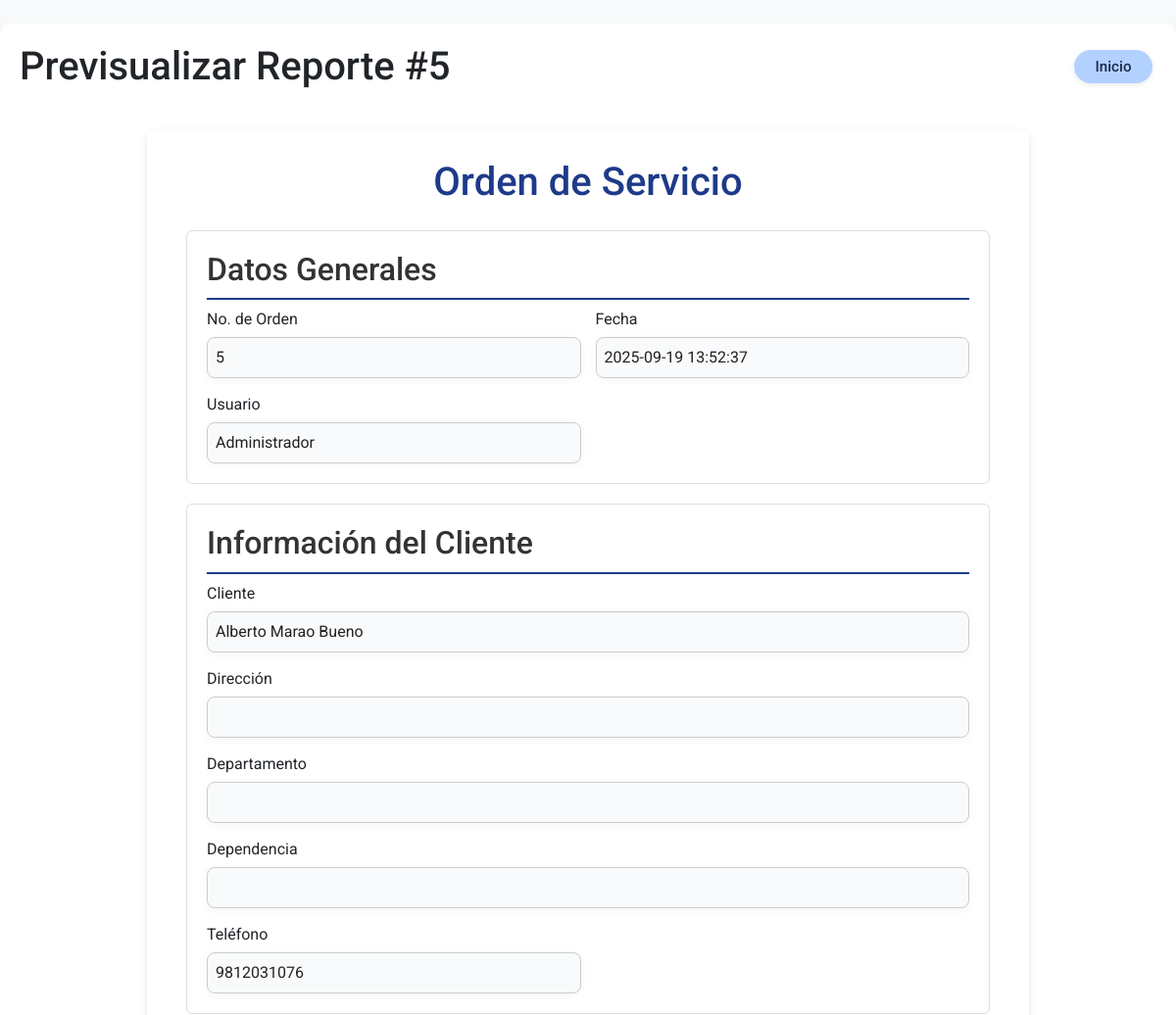
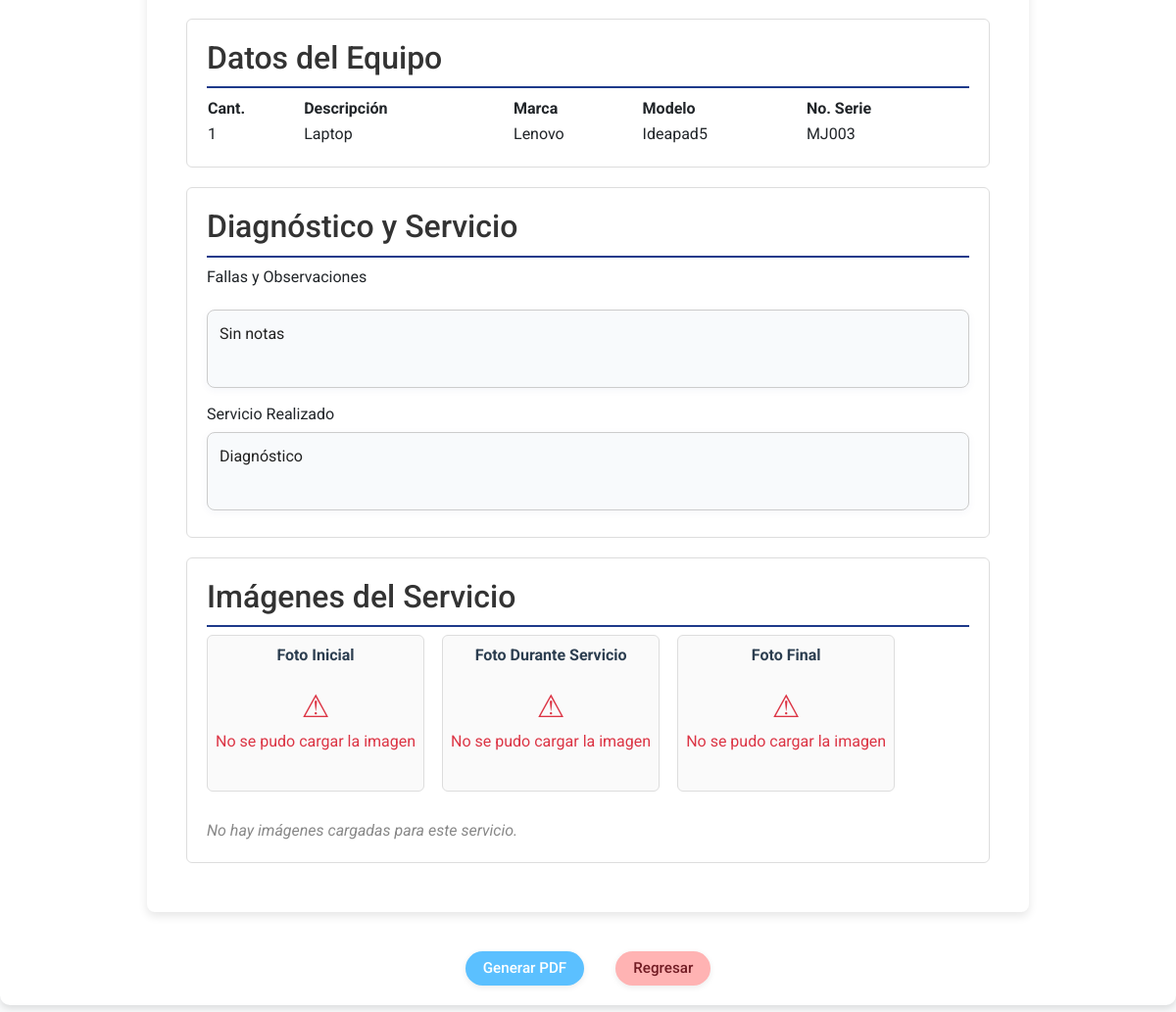
The page /impresion/reporte/5 (signed in) on the database its author committed (2 pictures, top to bottom).
### tables this page shows
CREATE TABLE servicios (
                    id INTEGER PRIMARY KEY AUTOINCREMENT,
                    nombre TEXT NOT NULL,
                    primer_apellido TEXT NOT NULL,
                    segundo_apellido TEXT NOT NULL,
                    telefono TEXT NOT NULL,
                    tipo_equipo TEXT NOT NULL,
                    marca TEXT NOT NULL,
                    modelo TEXT NOT NULL,
                    serie TEXT,
                    servicio TEXT,
                    accesorios TEXT,
                    estado TEXT DEFAULT 'En diagnóstico',
                    notas TEXT,
                    foto_inicial TEXT,
                    foto_servicio TEXT,
                    foto_final TEXT,
                    fecha_registro TEXT,
                    fecha_entrega TEXT,
                    tecnico_actual TEXT
                );

### modules/impresion/routes.py (the view, shortened to what this page needs)
@impresion_bp.route('/reporte/<int:id>', methods=['GET', 'POST'])
@login_required
def reporte(id):
    def create_pdf(data):
        buffer = io.BytesIO()
        WIDTH, HEIGHT = letter
        HEADER_BLUE = colors.HexColor('#1E3A8A')
        GRAY_BG = colors.HexColor('#E5E7EB')
        p = canvas.Canvas(buffer, pagesize=letter)
        logo_path = os.path.join('static', 'images', 'logo.png')
        if os.path.exists(logo_path):
            p.drawImage(logo_path, WIDTH - 4.5*cm, HEIGHT - 2.5*cm, width=4*cm, height=2*cm, preserveAspectRatio=True, mask='auto')
        p.setFont('Helvetica', 8)
        p.drawString(1.5*cm, HEIGHT - 1*cm, data.get('membrete_nombre', 'MEX GROUP'))
        p.drawString(1.5*cm, HEIGHT - 1.4*cm, data.get('membrete_rfc', 'R.F.C MEL760421RH2   CURP: MEL760421HCCXNN03'))
        p.drawString(1.5*cm, HEIGHT - 1.8*cm, f"CEL: {data.get('celular', '9811310163')}   OFICINA: {data.get('membrete_telefono', '9811441303')}")
        p.drawString(1.5*cm, HEIGHT - 2.2*cm, data.get('membrete_direccion', 'CALLE 23 No 78 COL. PABLO GARCIA C.P. 24080'))
        p.drawString(1.5*cm, HEIGHT - 2.6*cm, data.get('membrete_ciudad', 'SAN FRANCISCO DE CAMPECHE, CAMP.'))
        p.setStrokeColor(HEADER_BLUE)
        p.setLineWidth(2)
        p.line(1.5*cm, HEIGHT - 3.2*cm, WIDTH - 1.5*cm, HEIGHT - 3.2*cm)
        p.setLineWidth(0.5)
        p.setStrokeColor(colors.black)
        p.setFont('Helvetica', 10)
        y_pos = HEIGHT - 5*cm
        p.drawString(WIDTH - 6*cm, y_pos + 0.6*cm, f"Fecha: {data.get('fecha', '')}")
        p.drawString(1.5*cm, y_pos, f"CLIENTE: {data.get('cliente', '')}")
        y_pos -= 1*cm
        p.drawString(1.5*cm, y_pos, f"DIRECCION: {data.get('direccion', '')}")
        y_pos -= 1*cm
        p.drawString(1.5*cm, y_pos, f"DEPARTAMENTO: {data.get('departamento', '')}")
        y_pos -= 1*cm
        p.drawString(1.5*cm, y_pos, f"DEPENDENCIA: {data.get('dependencia', '')}")
        y_pos -= 1*cm
        p.drawString(1.5*cm, y_pos, f"TEL: {data.get('tel', '')}")
        y_pos -= 1.5*cm
        p.setFillColor(HEADER_BLUE)
        p.rect(1.5*cm, y_pos, WIDTH - 3*cm, 0.8*cm, fill=1, stroke=0)
        p.setFillColor(colors.white)
        p.setFont('Helvetica-Bold', 10)
        p.drawCentredString(WIDTH / 2, y_pos + 0.3*cm, "DATOS DEL EQUIPO")
        y_pos -= 0.6*cm
        p.setFillColor(colors.black)
        p.setFont('Helvetica-Bold', 9)
        p.drawCentredString(2.5*cm, y_pos, "Cant.")
        p.drawCentredString(6*cm, y_pos, "Descripción")
        p.drawCentredString(10.5*cm, y_pos, "Marca")
        p.drawCentredString(14*cm, y_pos, "Modelo")
        p.drawCentredString(18*cm, y_pos, "No. De Serie")
        p.setFont('Helvetica', 9)
        y_pos -= 0.1*cm
        max_items = 1
        for i in range(max_items):
            y_pos -= 0.6*cm
            p.drawCentredString(2.5*cm, y_pos + 0.2*cm, data.get('eq_cant', '1'))
            p.drawString(4*cm, y_pos + 0.2*cm, data.get('eq_desc', ''))
            p.drawCentredString(10.5*cm, y_pos + 0.2*cm, data.get('eq_marca', ''))
            p.drawCentredString(14*cm, y_pos + 0.2*cm, data.get('eq_modelo', ''))
            p.drawCentredString(18*cm, y_pos + 0.2*cm, data.get('eq_serie', ''))
        y_pos -= 0.5*cm
        styles = getSampleStyleSheet()
        styleN = styles['Normal']
        styleN.fontSize = 9
        styleN.leading = 12
        def draw_section(x, y, width, height, title, content_text):
            p.setFont('Helvetica-Bold', 10)
            p.drawCentredString(x + width/2, y + height, title)
            p_content_height = 0
            if content_text:
                p_content = Paragraph(content_text.replace('\n', '<br/>'), styleN)
                w, p_content_height = p_content.wrapOn(p, width - 0.4*cm, height - 0.4*cm)
                p_content.drawOn(p, x + 0.2*cm, y + height - p_content_height - 0.2*cm)
            return y - (p_content_height + 0.5*cm)
        y_pos = draw_section(1.2*cm, y_pos - 3*cm, WIDTH - 3*cm, 3*cm, "FALLAS Y OBSERVACIONES", data.get('fallas', ''))
        y_pos = draw_section(1.2*cm, y_pos - 1*cm, WIDTH - 3*cm, 3*cm, "SERVICIO REALIZADO", data.get('servicio', ''))
        p.setFont('Helvetica-Bold', 10)
        p.drawCentredString(WIDTH / 2, y_pos, "IMÁGENES DEL SERVICIO")
        y_pos -= 0.2*cm
        image_data = [
            ("Foto Inicial", data.get('foto_inicial')),
            ("Foto de Servicio", data.get('foto_servicio')),
            ("Foto Final", data.get('foto_final'))
        ]
        valid_images = [(label, path) for label, path in image_data if path and os.path.exists(path)]
        if valid_images:
            num_images = len(valid_images)
            total_spacing = (num_images - 1) * 0.2*cm
            img_width = (WIDTH - 3.5*cm - total_spacing) / num_images
            img_height = img_width * (3/4) # Proporción 4:3
            x_start = 2*cm
            y_pos -= img_height
            for i, (label, img_path) in enumerate(valid_images):
                current_x = x_start + i * (img_width + 0.2*cm)
                p.drawImage(img_path, current_x, y_pos, width=img_width, height=img_height, preserveAspectRatio=True, mask='auto')
                p.setFont('Helvetica', 7)
                p.drawCentredString(current_x + img_width/2, y_pos - 0.4*cm, label)
        else:
            p.setFont('Helvetica', 9)
            p.drawCentredString(WIDTH / 2, y_pos - 0.5*cm, "No hay imágenes adjuntas.")
        y_pos -= 1*cm # Espacio extra después de las imágenes
        p.line(2*cm, 3*cm, 9*cm, 3*cm)
        p.drawCentredString(5.5*cm, 2.6*cm, f"{data.get('cliente', '')}")
        p.line(12*cm, 3*cm, 19*cm, 3*cm)
        p.drawCentredString(15.5*cm, 2.6*cm, f"{data.get('usuario', '')}")
        p.setFont('Helvetica-Bold', 7)
        p.drawString(1.5*cm, 2*cm, "DATOS BANCARIOS:")
        p.setFont('Helvetica', 7)
        p.drawString(1.5*cm, 1.7*cm, "BANCOMER")
        p.drawString(1.5*cm, 1.4*cm, "NUMERO DE CUENTA: 0175530334")
        p.drawString(1.5*cm, 1.1*cm, "NUMERO DE TRANSFERENCIA: 012050001755303345")
        p.setFont('Helvetica-Bold', 7)
        p.drawString(WIDTH - 6*cm, 2*cm, "CORREOS:")
        p.setFont('Helvetica', 7)
        p.drawString(WIDTH - 6*cm, 1.7*cm, "mexgroup2009@hotmail.es")
        p.drawString(WIDTH - 6*cm, 1.4*cm, "mexgroupventas@hotmail.com")
        p.drawString(WIDTH - 6*cm, 1.1*cm, "j_mex_r1@hotmail.com")
        for idx, img in enumerate(['item1.png', 'item2.png', 'item3.png', 'item4.png']):
            img_path = os.path.join('static', 'images', img)
            y_img = [HEIGHT - 5*cm, HEIGHT - 11*cm, HEIGHT - 15*cm, 6*cm][idx]
            if os.path.exists(img_path):
                p.drawImage(img_path, 0.2*cm, y_img, width=1*cm, preserveAspectRatio=True, mask='auto')
        p.save()
        buffer.seek(0)
        return buffer
    servicio = db.query("SELECT * FROM servicios WHERE id = ?", (id,))
    if not servicio:
        flash("Servicio no encontrado", "error")
        return redirect(url_for('tecnico.panel'))
    servicio = servicio[0]
    membrete = session.get('membrete', {
        'nombre': 'MEX GROUP',
        'direccion': 'Calle 23 entre 10 y 12 Pablo Garcia',
        'telefono': '9811441303',
        'celular': '9811310163',
        'departamento': '',
        'dependencia': ''
    })
    return render_template('impresion.html', servicio=servicio, membrete=membrete)

### templates/impresion.html (shortened to what this page needs)
<!DOCTYPE html>
<html>
<head>
    <link href="https://cdn.jsdelivr.net/npm/bootstrap@5.3.0/dist/css/bootstrap.min.css" rel="stylesheet">
    <link rel="stylesheet" href="/static/css/global.css">
    <link rel="stylesheet" href="/static/css/estilos.css">
</head>
<body>
    <div class="container mt-4">
        <div class="d-flex justify-content-between align-items-center mb-3">
            <h1 class="mb-0">Previsualizar Reporte #{{ servicio['id'] }}</h1>
            <a href="{{ url_for('index') }}" class="btn-regresar btn-form-main inicio-top-right ms-3" title="Inicio">Inicio</a>
        </div>
        <div class="reporte-preview" style="background-color: white; padding: 30px 40px; border-radius: 8px; box-shadow: 0 4px 10px rgba(0,0,0,0.1); max-width: 900px; margin: 40px auto;">
            <h1 style="color: #1E3A8A; text-align: center; margin-bottom: 25px;">Orden de Servicio</h1>
            <div class="form-section" style="border: 1px solid #ddd; padding: 20px; border-radius: 6px; margin-bottom: 20px;">
                <h2 style="color: #333; border-bottom: 2px solid #1E3A8A; padding-bottom: 10px;">Datos Generales</h2>
                <div style="display: grid; grid-template-columns: repeat(auto-fit, minmax(250px, 1fr)); gap: 15px;">
                    <div><label>No. de Orden</label><input type="text" value="{{ servicio['id'] }}" readonly class="reporte-input"></div>
                    <div><label>Fecha</label><input type="text" value="{{ servicio['fecha_entrega'] or datetime.now().strftime('%d/%m/%Y') }}" readonly class="reporte-input"></div>
                    <div><label>Usuario</label><input type="text" value="{{ servicio['tecnico_actual'] or 'Sin asignar' }}" readonly class="reporte-input"></div>
                </div>
            </div>
            <div class="form-section" style="border: 1px solid #ddd; padding: 20px; border-radius: 6px; margin-bottom: 20px;">
                <h2 style="color: #333; border-bottom: 2px solid #1E3A8A; padding-bottom: 10px;">Información del Cliente</h2>
                <div style="display: grid; grid-template-columns: repeat(auto-fit, minmax(250px, 1fr)); gap: 15px;">
                        <div style="grid-column: 1 / -1;"><label>Cliente</label><input type="text" value="{{ servicio['nombre'] }} {{ servicio['primer_apellido'] }} {{ servicio['segundo_apellido'] }}" readonly class="reporte-input"></div>
                        <div style="grid-column: 1 / -1;"><label>Dirección</label><input type="text" value="" readonly class="reporte-input"></div>
                        <div style="grid-column: 1 / -1;"><label>Departamento</label><input type="text" value="" readonly class="reporte-input"></div>
                        <div style="grid-column: 1 / -1;"><label>Dependencia</label><input type="text" value="" readonly class="reporte-input"></div>
                        <div><label>Teléfono</label><input type="text" value="{{ servicio['telefono'] }}" readonly class="reporte-input"></div>
                </div>
            </div>
            <div class="form-section" style="border: 1px solid #ddd; padding: 20px; border-radius: 6px; margin-bottom: 20px;">
                <h2 style="color: #333; border-bottom: 2px solid #1E3A8A; padding-bottom: 10px;">Datos del Equipo</h2>
                <table style="width: 100%; border-collapse: collapse;">
                    <thead>
                        <tr>
                            <th>Cant.</th>
                            <th>Descripción</th>
                            <th>Marca</th>
                            <th>Modelo</th>
                            <th>No. Serie</th>
                        </tr>
                    </thead>
                    <tbody>
                        <tr>
                            <td>1</td>
                            <td>{{ servicio['tipo_equipo'] }}</td>
                            <td>{{ servicio['marca'] }}</td>
                            <td>{{ servicio['modelo'] }}</td>
                            <td>{{ servicio['serie'] or 'No especificada' }}</td>
                        </tr>
                    </tbody>
                </table>
            </div>
            <div class="form-section" style="border: 1px solid #ddd; padding: 20px; border-radius: 6px; margin-bottom: 20px;">
                <h2 style="color: #333; border-bottom: 2px solid #1E3A8A; padding-bottom: 10px;">Diagnóstico y Servicio</h2>
                <div style="display: grid; grid-template-columns: 1fr; gap: 15px;">
                    <label>Fallas y Observaciones</label>
                    <textarea readonly class="reporte-textarea">{{ servicio['notas'] or 'Sin notas' }}</textarea>
                </div>
                <div style="grid-column: 1 / -1; margin-top: 15px;">
                    <label>Servicio Realizado</label>
                    <textarea readonly class="reporte-textarea">{{ servicio['servicio'] }}</textarea>
                </div>
            </div>
            <div class="form-section" style="border: 1px solid #ddd; padding: 20px; border-radius: 6px; margin-bottom: 20px;">
                <h2 style="color: #333; border-bottom: 2px solid #1E3A8A; padding-bottom: 10px;">Imágenes del Servicio</h2>
                <div class="imagenes-servicio-list">
                    {% set fotos = [
                        ('Foto Inicial', servicio['foto_inicial']),
                        ('Foto Durante Servicio', servicio['foto_servicio']),
                        ('Foto Final', servicio['foto_final'])
                    ] %}
                    {% set hay_foto = false %}
                    {% for label, ruta_completa in fotos %}
                        {% if ruta_completa %}
                            {% set hay_foto = true %}
                            <div class="imagenes-servicio-item">
                                <div>
                                    <p class="photo-indicator">{{ label }}</p>
                                </div>
                            </div>
                        {% endif %}
                    {% endfor %}
                    {% if not hay_foto %}
                        <span class="imagenes-servicio-empty">No hay imágenes cargadas para este servicio.</span>
                    {% endif %}
                </div>
            </div>
        </div>
        <form method="POST" class="mt-4 d-flex justify-content-center gap-btns">
            <button type="submit" name="generar_pdf" class="btn-reporte-final btn-form-main" title="Generar PDF">Generar PDF</button>
            <a href="{{ url_for('tecnico.panel') }}" class="btn-cancelar btn-form-main" title="Regresar al Panel Técnico">Regresar</a>
        </form>
    </div>
</body>
</html>

### rows shown on the page
servicios: id "5", fecha_entrega "2025-09-19 13:52:37", tecnico_actual "Administrador", nombre "Alberto Marao Bueno", telefono "9812031076", tipo_equipo "Laptop", marca "Lenovo", modelo "Ideapad5", serie "MJ003", notas "Sin notas", servicio "Diagnóstico", label "Foto Inicial", label "Foto Durante Servicio", label "Foto Final"
